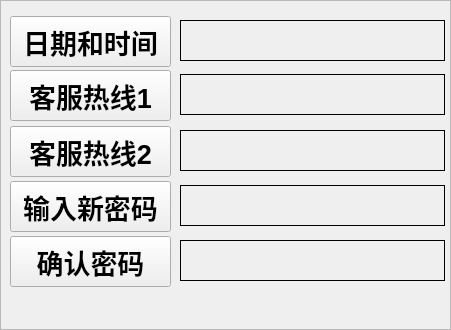
   <widget class="QFrame" name="frame_2">
    <property name="geometry">
     <rect>
      <x>25</x>
      <y>95</y>
      <width>451</width>
      <height>330</height>
     </rect>
    </property>
    <property name="sizePolicy">
     <sizepolicy hsizetype="Ignored" vsizetype="Ignored">
      <horstretch>0</horstretch>
      <verstretch>0</verstretch>
     </sizepolicy>
    </property>
    <property name="minimumSize">
     <size>
      <width>13</width>
      <height>0</height>
     </size>
    </property>
    <property name="font">
     <font>
      <pointsize>24</pointsize>
      <weight>75</weight>
      <bold>true</bold>
      <kerning>true</kerning>
     </font>
    </property>
    <property name="autoFillBackground">
     <bool>false</bool>
    </property>
    <property name="styleSheet">
     <string notr="true">background-image: url(:/background/qrc/background/back.png);
 </string>
    </property>
    <property name="frameShape">
     <enum>QFrame::StyledPanel</enum>
    </property>
    <property name="frameShadow">
     <enum>QFrame::Raised</enum>
    </property>
    <widget class="QLabel" name="lbl_time">
     <property name="geometry">
      <rect>
       <x>180</x>
       <y>20</y>
       <width>265</width>
       <height>41</height>
      </rect>
     </property>
     <property name="font">
      <font>
       <pointsize>18</pointsize>
       <weight>75</weight>
       <bold>true</bold>
      </font>
     </property>
     <property name="frameShape">
      <enum>QFrame::Box</enum>
     </property>
     <property name="text">
      <string/>
     </property>
    </widget>
    <widget class="QLabel" name="lbl_stime">
     <property name="geometry">
      <rect>
       <x>180</x>
       <y>74</y>
       <width>265</width>
       <height>41</height>
      </rect>
     </property>
     <property name="font">
      <font>
       <pointsize>18</pointsize>
       <weight>75</weight>
       <bold>true</bold>
      </font>
     </property>
     <property name="frameShape">
      <enum>QFrame::Box</enum>
     </property>
     <property name="text">
      <string/>
     </property>
    </widget>
    <widget class="QLabel" name="lbl_pswd">
     <property name="geometry">
      <rect>
       <x>180</x>
       <y>185</y>
       <width>265</width>
       <height>41</height>
      </rect>
     </property>
     <property name="font">
      <font>
       <pointsize>18</pointsize>
       <weight>75</weight>
       <bold>true</bold>
      </font>
     </property>
     <property name="frameShape">
      <enum>QFrame::Box</enum>
     </property>
     <property name="text">
      <string/>
     </property>
    </widget>
    <widget class="QLabel" name="lbl_pswd_sure">
     <property name="geometry">
      <rect>
       <x>180</x>
       <y>240</y>
       <width>265</width>
       <height>41</height>
      </rect>
     </property>
     <property name="font">
      <font>
       <pointsize>18</pointsize>
       <weight>75</weight>
       <bold>true</bold>
      </font>
     </property>
     <property name="frameShape">
      <enum>QFrame::Box</enum>
     </property>
     <property name="text">
      <string/>
     </property>
    </widget>
    <widget class="QPushButton" name="btn_2">
     <property name="geometry">
      <rect>
       <x>10</x>
       <y>16</y>
       <width>161</width>
       <height>51</height>
      </rect>
     </property>
     <property name="font">
      <font>
       <pointsize>20</pointsize>
      </font>
     </property>
     <property name="focusPolicy">
      <enum>Qt::NoFocus</enum>
     </property>
     <property name="text">
      <string>日期和时间</string>
     </property>
    </widget>
    <widget class="QPushButton" name="btn_3">
     <property name="geometry">
      <rect>
       <x>10</x>
       <y>70</y>
       <width>161</width>
       <height>51</height>
      </rect>
     </property>
     <property name="font">
      <font>
       <pointsize>20</pointsize>
      </font>
     </property>
     <property name="focusPolicy">
      <enum>Qt::NoFocus</enum>
     </property>
     <property name="text">
      <string>客服热线1</string>
     </property>
    </widget>
    <widget class="QPushButton" name="btn_4">
     <property name="geometry">
      <rect>
       <x>10</x>
       <y>181</y>
       <width>161</width>
       <height>51</height>
      </rect>
     </property>
     <property name="font">
      <font>
       <pointsize>20</pointsize>
      </font>
     </property>
     <property name="focusPolicy">
      <enum>Qt::NoFocus</enum>
     </property>
     <property name="text">
      <string>输入新密码</string>
     </property>
    </widget>
    <widget class="QPushButton" name="btn_5">
     <property name="geometry">
      <rect>
       <x>10</x>
       <y>236</y>
       <width>161</width>
       <height>51</height>
      </rect>
     </property>
     <property name="font">
      <font>
       <pointsize>20</pointsize>
      </font>
     </property>
     <property name="focusPolicy">
      <enum>Qt::NoFocus</enum>
     </property>
     <property name="text">
      <string>确认密码</string>
     </property>
    </widget>
    <widget class="QPushButton" name="btn_6">
     <property name="geometry">
      <rect>
       <x>10</x>
       <y>126</y>
       <width>161</width>
       <height>51</height>
      </rect>
     </property>
     <property name="font">
      <font>
       <pointsize>20</pointsize>
      </font>
     </property>
     <property name="focusPolicy">
      <enum>Qt::NoFocus</enum>
     </property>
     <property name="text">
      <string>客服热线2</string>
     </property>
    </widget>
    <widget class="QLabel" name="lbl_phone_number">
     <property name="geometry">
      <rect>
       <x>180</x>
       <y>130</y>
       <width>265</width>
       <height>41</height>
      </rect>
     </property>
     <property name="font">
      <font>
       <pointsize>18</pointsize>
       <weight>75</weight>
       <bold>true</bold>
      </font>
     </property>
     <property name="frameShape">
      <enum>QFrame::Box</enum>
     </property>
     <property name="text">
      <string/>
     </property>
    </widget>
    <widget class="QLabel" name="label_speaker">
     <property name="geometry">
      <rect>
       <x>10</x>
       <y>290</y>
       <width>251</width>
       <height>41</height>
      </rect>
     </property>
     <property name="palette">
      <palette>
       <active>
        <colorrole role="WindowText">
         <brush brushstyle="SolidPattern">
          <color alpha="255">
           <red>255</red>
           <green>0</green>
           <blue>0</blue>
          </color>
         </brush>
        </colorrole>
        <colorrole role="Button">
         <brush brushstyle="SolidPattern">
          <color alpha="255">
           <red>255</red>
           <green>255</green>
           <blue>255</blue>
          </color>
         </brush>
        </colorrole>
        <colorrole role="Light">
         <brush brushstyle="SolidPattern">
          <color alpha="255">
           <red>255</red>
           <green>255</green>
           <blue>255</blue>
          </color>
         </brush>
        </colorrole>
        <colorrole role="Midlight">
         <brush brushstyle="SolidPattern">
          <color alpha="255">
           <red>255</red>
           <green>255</green>
           <blue>255</blue>
          </color>
         </brush>
        </colorrole>
        <colorrole role="Dark">
         <brush brushstyle="SolidPattern">
          <color alpha="255">
           <red>127</red>
           <green>127</green>
           <blue>127</blue>
          </color>
         </brush>
        </colorrole>
        <colorrole role="Mid">
         <brush brushstyle="SolidPattern">
          <color alpha="255">
           <red>170</red>
           <green>170</green>
           <blue>170</blue>
          </color>
         </brush>
        </colorrole>
        <colorrole role="Text">
         <brush brushstyle="SolidPattern">
          <color alpha="255">
           <red>0</red>
           <green>0</green>
           <blue>0</blue>
          </color>
         </brush>
        </colorrole>
        <colorrole role="BrightText">
         <brush brushstyle="SolidPattern">
          <color alpha="255">
           <red>255</red>
           <green>255</green>
           <blue>255</blue>
          </color>
         </brush>
        </colorrole>
        <colorrole role="ButtonText">
         <brush brushstyle="SolidPattern">
          <color alpha="255">
           <red>0</red>
           <green>0</green>
           <blue>0</blue>
          </color>
         </brush>
        </colorrole>
        <colorrole role="Base">
         <brush brushstyle="SolidPattern">
          <color alpha="255">
           <red>255</red>
           <green>255</green>
           <blue>255</blue>
          </color>
         </brush>
        </colorrole>
        <colorrole role="Window">
         <brush brushstyle="SolidPattern">
          <color alpha="255">
           <red>255</red>
           <green>255</green>
           <blue>255</blue>
          </color>
         </brush>
        </colorrole>
        <colorrole role="Shadow">
         <brush brushstyle="SolidPattern">
          <color alpha="255">
           <red>0</red>
           <green>0</green>
           <blue>0</blue>
          </color>
         </brush>
        </colorrole>
        <colorrole role="AlternateBase">
         <brush brushstyle="SolidPattern">
          <color alpha="255">
           <red>255</red>
           <green>255</green>
           <blue>255</blue>
          </color>
         </brush>
        </colorrole>
        <colorrole role="ToolTipBase">
         <brush brushstyle="SolidPattern">
          <color alpha="255">
           <red>255</red>
           <green>255</green>
           <blue>220</blue>
          </color>
         </brush>
        </colorrole>
        <colorrole role="ToolTipText">
         <brush brushstyle="SolidPattern">
          <color alpha="255">
           <red>0</red>
           <green>0</green>
           <blue>0</blue>
          </color>
         </brush>
        </colorrole>
       </active>
       <inactive>
        <colorrole role="WindowText">
         <brush brushstyle="SolidPattern">
          <color alpha="255">
           <red>255</red>
           <green>0</green>
           <blue>0</blue>
          </color>
         </brush>
        </colorrole>
        <colorrole role="Button">
         <brush brushstyle="SolidPattern">
          <color alpha="255">
           <red>255</red>
           <green>255</green>
           <blue>255</blue>
          </color>
         </brush>
        </colorrole>
        <colorrole role="Light">
         <brush brushstyle="SolidPattern">
          <color alpha="255">
           <red>255</red>
           <green>255</green>
           <blue>255</blue>
          </color>
         </brush>
        </colorrole>
        <colorrole role="Midlight">
         <brush brushstyle="SolidPattern">
          <color alpha="255">
           <red>255</red>
           <green>255</green>
           <blue>255</blue>
          </color>
         </brush>
        </colorrole>
        <colorrole role="Dark">
         <brush brushstyle="SolidPattern">
          <color alpha="255">
           <red>127</red>
           <green>127</green>
           <blue>127</blue>
          </color>
         </brush>
        </colorrole>
        <colorrole role="Mid">
         <brush brushstyle="SolidPattern">
          <color alpha="255">
           <red>170</red>
           <green>170</green>
           <blue>170</blue>
          </color>
         </brush>
        </colorrole>
        <colorrole role="Text">
         <brush brushstyle="SolidPattern">
          <color alpha="255">
           <red>0</red>
           <green>0</green>
           <blue>0</blue>
          </color>
         </brush>
        </colorrole>
        <colorrole role="BrightText">
         <brush brushstyle="SolidPattern">
          <color alpha="255">
           <red>255</red>
           <green>255</green>
           <blue>255</blue>
          </color>
         </brush>
        </colorrole>
        <colorrole role="ButtonText">
         <brush brushstyle="SolidPattern">
          <color alpha="255">
           <red>0</red>
           <green>0</green>
           <blue>0</blue>
          </color>
         </brush>
        </colorrole>
        <colorrole role="Base">
         <brush brushstyle="SolidPattern">
          <color alpha="255">
           <red>255</red>
           <green>255</green>
           <blue>255</blue>
          </color>
         </brush>
        </colorrole>
        <colorrole role="Window">
         <brush brushstyle="SolidPattern">
          <color alpha="255">
           <red>255</red>
           <green>255</green>
           <blue>255</blue>
          </color>
         </brush>
        </colorrole>
        <colorrole role="Shadow">
         <brush brushstyle="SolidPattern">
          <color alpha="255">
           <red>0</red>
           <green>0</green>
           <blue>0</blue>
          </color>
         </brush>
        </colorrole>
        <colorrole role="AlternateBase">
         <brush brushstyle="SolidPattern">
          <color alpha="255">
           <red>255</red>
           <green>255</green>
           <blue>255</blue>
          </color>
         </brush>
        </colorrole>
        <colorrole role="ToolTipBase">
         <brush brushstyle="SolidPattern">
          <color alpha="255">
           <red>255</red>
           <green>255</green>
           <blue>220</blue>
          </color>
         </brush>
        </colorrole>
        <colorrole role="ToolTipText">
         <brush brushstyle="SolidPattern">
          <color alpha="255">
           <red>0</red>
           <green>0</green>
           <blue>0</blue>
          </color>
         </brush>
        </colorrole>
       </inactive>
       <disabled>
        <colorrole role="WindowText">
         <brush brushstyle="SolidPattern">
          <color alpha="255">
           <red>127</red>
           <green>127</green>
           <blue>127</blue>
          </color>
         </brush>
        </colorrole>
        <colorrole role="Button">
         <brush brushstyle="SolidPattern">
          <color alpha="255">
           <red>255</red>
           <green>255</green>
           <blue>255</blue>
          </color>
         </brush>
        </colorrole>
        <colorrole role="Light">
         <brush brushstyle="SolidPattern">
          <color alpha="255">
           <red>255</red>
           <green>255</green>
           <blue>255</blue>
          </color>
         </brush>
        </colorrole>
        <colorrole role="Midlight">
         <brush brushstyle="SolidPattern">
          <color alpha="255">
           <red>255</red>
           <green>255</green>
           <blue>255</blue>
          </color>
         </brush>
        </colorrole>
        <colorrole role="Dark">
         <brush brushstyle="SolidPattern">
          <color alpha="255">
           <red>127</red>
           <green>127</green>
           <blue>127</blue>
          </color>
         </brush>
        </colorrole>
        <colorrole role="Mid">
         <brush brushstyle="SolidPattern">
          <color alpha="255">
           <red>170</red>
           <green>170</green>
           <blue>170</blue>
          </color>
         </brush>
        </colorrole>
        <colorrole role="Text">
         <brush brushstyle="SolidPattern">
          <color alpha="255">
           <red>127</red>
           <green>127</green>
           <blue>127</blue>
          </color>
         </brush>
        </colorrole>
        <colorrole role="BrightText">
         <brush brushstyle="SolidPattern">
          <color alpha="255">
           <red>255</red>
           <green>255</green>
           <blue>255</blue>
          </color>
         </brush>
        </colorrole>
        <colorrole role="ButtonText">
         <brush brushstyle="SolidPattern">
          <color alpha="255">
           <red>127</red>
           <green>127</green>
           <blue>127</blue>
          </color>
         </brush>
        </colorrole>
        <colorrole role="Base">
         <brush brushstyle="SolidPattern">
          <color alpha="255">
           <red>255</red>
           <green>255</green>
           <blue>255</blue>
          </color>
         </brush>
        </colorrole>
        <colorrole role="Window">
         <brush brushstyle="SolidPattern">
          <color alpha="255">
           <red>255</red>
           <green>255</green>
           <blue>255</blue>
          </color>
         </brush>
        </colorrole>
        <colorrole role="Shadow">
         <brush brushstyle="SolidPattern">
          <color alpha="255">
           <red>0</red>
           <green>0</green>
           <blue>0</blue>
          </color>
         </brush>
        </colorrole>
        <colorrole role="AlternateBase">
         <brush brushstyle="SolidPattern">
          <color alpha="255">
           <red>255</red>
           <green>255</green>
           <blue>255</blue>
          </color>
         </brush>
        </colorrole>
        <colorrole role="ToolTipBase">
         <brush brushstyle="SolidPattern">
          <color alpha="255">
           <red>255</red>
           <green>255</green>
           <blue>220</blue>
          </color>
         </brush>
        </colorrole>
        <colorrole role="ToolTipText">
         <brush brushstyle="SolidPattern">
          <color alpha="255">
           <red>0</red>
           <green>0</green>
           <blue>0</blue>
          </color>
         </brush>
        </colorrole>
       </disabled>
      </palette>
     </property>
     <property name="font">
      <font>
       <pointsize>18</pointsize>
       <weight>75</weight>
       <italic>false</italic>
       <bold>true</bold>
      </font>
     </property>
     <property name="styleSheet">
      <string notr="true">background-image: url(:/background/qrc/background/frame_white_.png);</string>
     </property>
     <property name="text">
      <string/>
     </property>
     <property name="alignment">
      <set>Qt::AlignCenter</set>
     </property>
    </widget>
   </widget>
